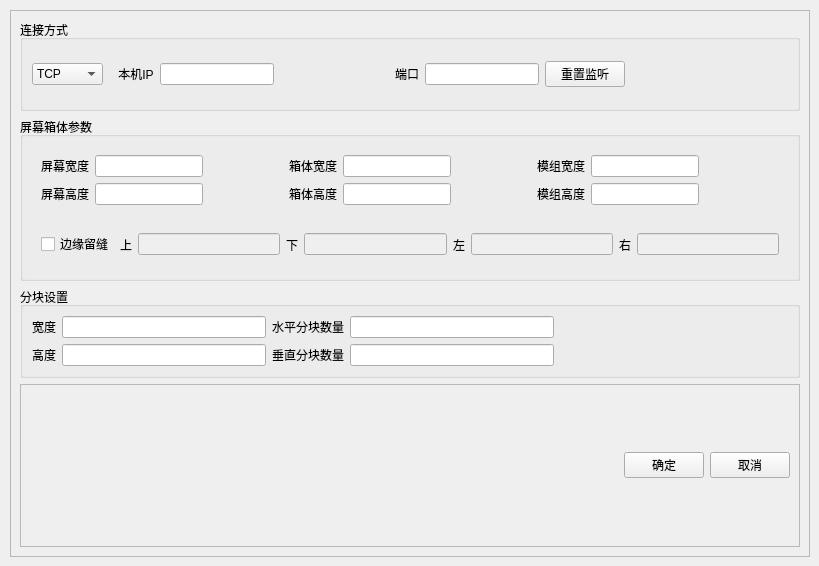
      <widget class="QWidget" name="page">
       <widget class="QFrame" name="frame">
        <property name="geometry">
         <rect>
          <x>10</x>
          <y>10</y>
          <width>800</width>
          <height>547</height>
         </rect>
        </property>
        <property name="frameShape">
         <enum>QFrame::StyledPanel</enum>
        </property>
        <property name="frameShadow">
         <enum>QFrame::Raised</enum>
        </property>
        <layout class="QVBoxLayout" name="verticalLayout_9" stretch="2,4,1,4">
         <item>
          <widget class="QGroupBox" name="groupBox_4">
           <property name="title">
            <string>连接方式</string>
           </property>
           <layout class="QHBoxLayout" name="horizontalLayout_5" stretch="1,9,0">
            <item>
             <widget class="QComboBox" name="comboBox_SelectConnectWay">
              <property name="toolTip">
               <string>连接方式选择</string>
              </property>
              <property name="editable">
               <bool>false</bool>
              </property>
              <property name="currentText">
               <string>TCP</string>
              </property>
              <property name="currentIndex">
               <number>0</number>
              </property>
              <property name="insertPolicy">
               <enum>QComboBox::NoInsert</enum>
              </property>
              <item>
               <property name="text">
                <string>TCP</string>
               </property>
              </item>
              <item>
               <property name="text">
                <string>UDP</string>
               </property>
              </item>
              <item>
               <property name="text">
                <string>COM</string>
               </property>
              </item>
             </widget>
            </item>
            <item>
             <widget class="QStackedWidget" name="stackedWidget_ConnectWay">
              <property name="minimumSize">
               <size>
                <width>0</width>
                <height>50</height>
               </size>
              </property>
              <widget class="QWidget" name="page_4">
               <layout class="QHBoxLayout" name="horizontalLayout_6">
                <item>
                 <widget class="QLabel" name="label_15">
                  <property name="text">
                   <string>本机IP</string>
                  </property>
                  <property name="alignment">
                   <set>Qt::AlignCenter</set>
                  </property>
                 </widget>
                </item>
                <item>
                 <widget class="QLineEdit" name="lineEdit_Ip"/>
                </item>
                <item>
                 <spacer name="horizontalSpacer_13">
                  <property name="orientation">
                   <enum>Qt::Horizontal</enum>
                  </property>
                  <property name="sizeHint" stdset="0">
                   <size>
                    <width>40</width>
                    <height>20</height>
                   </size>
                  </property>
                 </spacer>
                </item>
                <item>
                 <widget class="QLabel" name="label_16">
                  <property name="text">
                   <string>端口</string>
                  </property>
                  <property name="alignment">
                   <set>Qt::AlignCenter</set>
                  </property>
                 </widget>
                </item>
                <item>
                 <widget class="QLineEdit" name="lineEdit_Port"/>
                </item>
                <item>
                 <widget class="QPushButton" name="pushButton">
                  <property name="text">
                   <string>重置监听</string>
                  </property>
                 </widget>
                </item>
                <item>
                 <spacer name="horizontalSpacer_12">
                  <property name="orientation">
                   <enum>Qt::Horizontal</enum>
                  </property>
                  <property name="sizeHint" stdset="0">
                   <size>
                    <width>40</width>
                    <height>20</height>
                   </size>
                  </property>
                 </spacer>
                </item>
               </layout>
              </widget>
              <widget class="QWidget" name="page_5"/>
             </widget>
            </item>
            <item>
             <spacer name="horizontalSpacer_11">
              <property name="orientation">
               <enum>Qt::Horizontal</enum>
              </property>
              <property name="sizeHint" stdset="0">
               <size>
                <width>40</width>
                <height>20</height>
               </size>
              </property>
             </spacer>
            </item>
           </layout>
          </widget>
         </item>
         <item>
          <widget class="QGroupBox" name="groupBox_2">
           <property name="title">
            <string>屏幕箱体参数</string>
           </property>
           <layout class="QVBoxLayout" name="verticalLayout">
            <item>
             <widget class="QWidget" name="widget" native="true">
              <layout class="QGridLayout" name="gridLayout">
               <item row="0" column="0">
                <widget class="QLabel" name="label">
                 <property name="text">
                  <string>屏幕宽度</string>
                 </property>
                </widget>
               </item>
               <item row="0" column="1">
                <widget class="QLineEdit" name="lineEdit_ScreenWidth"/>
               </item>
               <item row="0" column="2">
                <spacer name="horizontalSpacer_5">
                 <property name="orientation">
                  <enum>Qt::Horizontal</enum>
                 </property>
                 <property name="sizeHint" stdset="0">
                  <size>
                   <width>40</width>
                   <height>20</height>
                  </size>
                 </property>
                </spacer>
               </item>
               <item row="0" column="3">
                <widget class="QLabel" name="label_3">
                 <property name="text">
                  <string>箱体宽度</string>
                 </property>
                </widget>
               </item>
               <item row="0" column="4">
                <widget class="QLineEdit" name="lineEdit_BoxWidth"/>
               </item>
               <item row="0" column="5">
                <spacer name="horizontalSpacer_7">
                 <property name="orientation">
                  <enum>Qt::Horizontal</enum>
                 </property>
                 <property name="sizeHint" stdset="0">
                  <size>
                   <width>40</width>
                   <height>20</height>
                  </size>
                 </property>
                </spacer>
               </item>
               <item row="0" column="6">
                <widget class="QLabel" name="label_5">
                 <property name="text">
                  <string>模组宽度</string>
                 </property>
                </widget>
               </item>
               <item row="0" column="7">
                <widget class="QLineEdit" name="lineEdit_ModuleWidth"/>
               </item>
               <item row="0" column="8">
                <spacer name="horizontalSpacer_3">
                 <property name="orientation">
                  <enum>Qt::Horizontal</enum>
                 </property>
                 <property name="sizeHint" stdset="0">
                  <size>
                   <width>71</width>
                   <height>20</height>
                  </size>
                 </property>
                </spacer>
               </item>
               <item row="1" column="0">
                <widget class="QLabel" name="label_2">
                 <property name="text">
                  <string>屏幕高度</string>
                 </property>
                </widget>
               </item>
               <item row="1" column="1">
                <widget class="QLineEdit" name="lineEdit_ScreenHeight"/>
               </item>
               <item row="1" column="2">
                <spacer name="horizontalSpacer_6">
                 <property name="orientation">
                  <enum>Qt::Horizontal</enum>
                 </property>
                 <property name="sizeHint" stdset="0">
                  <size>
                   <width>40</width>
                   <height>20</height>
                  </size>
                 </property>
                </spacer>
               </item>
               <item row="1" column="3">
                <widget class="QLabel" name="label_4">
                 <property name="text">
                  <string>箱体高度</string>
                 </property>
                </widget>
               </item>
               <item row="1" column="4">
                <widget class="QLineEdit" name="lineEdit_BoxHeight"/>
               </item>
               <item row="1" column="5">
                <spacer name="horizontalSpacer_8">
                 <property name="orientation">
                  <enum>Qt::Horizontal</enum>
                 </property>
                 <property name="sizeHint" stdset="0">
                  <size>
                   <width>40</width>
                   <height>20</height>
                  </size>
                 </property>
                </spacer>
               </item>
               <item row="1" column="6">
                <widget class="QLabel" name="label_6">
                 <property name="text">
                  <string>模组高度</string>
                 </property>
                </widget>
               </item>
               <item row="1" column="7">
                <widget class="QLineEdit" name="lineEdit_ModuleHeight"/>
               </item>
               <item row="1" column="8">
                <spacer name="horizontalSpacer_4">
                 <property name="orientation">
                  <enum>Qt::Horizontal</enum>
                 </property>
                 <property name="sizeHint" stdset="0">
                  <size>
                   <width>40</width>
                   <height>20</height>
                  </size>
                 </property>
                </spacer>
               </item>
              </layout>
             </widget>
            </item>
            <item>
             <widget class="QWidget" name="widget_2" native="true">
              <layout class="QHBoxLayout" name="horizontalLayout_3">
               <item>
                <widget class="QCheckBox" name="checkBox_OutlineGap">
                 <property name="text">
                  <string>边缘留缝</string>
                 </property>
                </widget>
               </item>
               <item>
                <widget class="QLabel" name="label_8">
                 <property name="text">
                  <string>上</string>
                 </property>
                 <property name="alignment">
                  <set>Qt::AlignRight|Qt::AlignTrailing|Qt::AlignVCenter</set>
                 </property>
                </widget>
               </item>
               <item>
                <widget class="QLineEdit" name="lineEdit_OutlineUp">
                 <property name="enabled">
                  <bool>false</bool>
                 </property>
                </widget>
               </item>
               <item>
                <widget class="QLabel" name="label_9">
                 <property name="text">
                  <string>下</string>
                 </property>
                 <property name="alignment">
                  <set>Qt::AlignRight|Qt::AlignTrailing|Qt::AlignVCenter</set>
                 </property>
                </widget>
               </item>
               <item>
                <widget class="QLineEdit" name="lineEdit_OutlineDown">
                 <property name="enabled">
                  <bool>false</bool>
                 </property>
                </widget>
               </item>
               <item>
                <widget class="QLabel" name="label_10">
                 <property name="text">
                  <string>左</string>
                 </property>
                 <property name="alignment">
                  <set>Qt::AlignRight|Qt::AlignTrailing|Qt::AlignVCenter</set>
                 </property>
                </widget>
               </item>
               <item>
                <widget class="QLineEdit" name="lineEdit_OutlineLeft">
                 <property name="enabled">
                  <bool>false</bool>
                 </property>
                </widget>
               </item>
               <item>
                <widget class="QLabel" name="label_11">
                 <property name="text">
                  <string>右</string>
                 </property>
                 <property name="alignment">
                  <set>Qt::AlignRight|Qt::AlignTrailing|Qt::AlignVCenter</set>
                 </property>
                </widget>
               </item>
               <item>
                <widget class="QLineEdit" name="lineEdit_OutlineRight">
                 <property name="enabled">
                  <bool>false</bool>
                 </property>
                </widget>
               </item>
              </layout>
             </widget>
            </item>
           </layout>
          </widget>
         </item>
         <item>
          <widget class="QGroupBox" name="groupBox_3">
           <property name="title">
            <string>分块设置</string>
           </property>
           <layout class="QGridLayout" name="gridLayout_2">
            <item row="1" column="0">
             <widget class="QLabel" name="label_13">
              <property name="text">
               <string>高度</string>
              </property>
              <property name="alignment">
               <set>Qt::AlignRight|Qt::AlignTrailing|Qt::AlignVCenter</set>
              </property>
             </widget>
            </item>
            <item row="0" column="4">
             <spacer name="horizontalSpacer_9">
              <property name="orientation">
               <enum>Qt::Horizontal</enum>
              </property>
              <property name="sizeHint" stdset="0">
               <size>
                <width>234</width>
                <height>20</height>
               </size>
              </property>
             </spacer>
            </item>
            <item row="1" column="1">
             <widget class="QLineEdit" name="lineEdit_PartHeight"/>
            </item>
            <item row="0" column="2">
             <widget class="QLabel" name="label_12">
              <property name="text">
               <string>水平分块数量</string>
              </property>
              <property name="alignment">
               <set>Qt::AlignRight|Qt::AlignTrailing|Qt::AlignVCenter</set>
              </property>
             </widget>
            </item>
            <item row="0" column="0">
             <widget class="QLabel" name="label_7">
              <property name="text">
               <string>宽度</string>
              </property>
              <property name="alignment">
               <set>Qt::AlignRight|Qt::AlignTrailing|Qt::AlignVCenter</set>
              </property>
             </widget>
            </item>
            <item row="0" column="1">
             <widget class="QLineEdit" name="lineEdit_PartWidth"/>
            </item>
            <item row="1" column="4">
             <spacer name="horizontalSpacer_10">
              <property name="orientation">
               <enum>Qt::Horizontal</enum>
              </property>
              <property name="sizeHint" stdset="0">
               <size>
                <width>234</width>
                <height>20</height>
               </size>
              </property>
             </spacer>
            </item>
            <item row="1" column="3">
             <widget class="QLineEdit" name="lineEdit_PartVertiNum"/>
            </item>
            <item row="0" column="3">
             <widget class="QLineEdit" name="lineEdit_PartHoriNum"/>
            </item>
            <item row="1" column="2">
             <widget class="QLabel" name="label_14">
              <property name="text">
               <string>垂直分块数量</string>
              </property>
              <property name="alignment">
               <set>Qt::AlignRight|Qt::AlignTrailing|Qt::AlignVCenter</set>
              </property>
             </widget>
            </item>
           </layout>
          </widget>
         </item>
         <item>
          <widget class="QFrame" name="frame_4">
           <property name="frameShape">
            <enum>QFrame::StyledPanel</enum>
           </property>
           <property name="frameShadow">
            <enum>QFrame::Raised</enum>
           </property>
           <layout class="QHBoxLayout" name="horizontalLayout_16" stretch="8,1,1">
            <item>
             <spacer name="horizontalSpacer_16">
              <property name="orientation">
               <enum>Qt::Horizontal</enum>
              </property>
              <property name="sizeHint" stdset="0">
               <size>
                <width>595</width>
                <height>20</height>
               </size>
              </property>
             </spacer>
            </item>
            <item>
             <widget class="QPushButton" name="pushButton_Confirm">
              <property name="text">
               <string>确定</string>
              </property>
             </widget>
            </item>
            <item>
             <widget class="QPushButton" name="pushButton_Cancel">
              <property name="text">
               <string>取消</string>
              </property>
             </widget>
            </item>
           </layout>
          </widget>
         </item>
        </layout>
       </widget>
      </widget>
